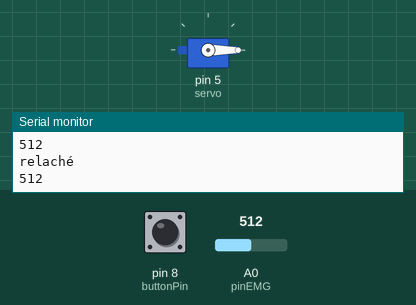
This sketch was run on a simulated Arduino Uno, built with avr-gcc and run on an emulated ATmega328P. On the bench: servo, the last lines printed to the serial monitor. Inputs (shaded band) come from the test bench; at power-on: A0 (pinEMG) = 512, pin 8 (buttonPin) HIGH.

Above: at 1.2 s.
1.3 s: A0 (pinEMG) set to 685
2.8 s: A0 (pinEMG) set to 719
At 4.0 s:
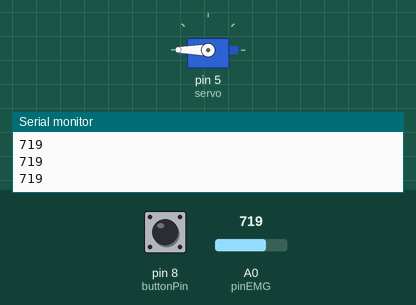
4.3 s: A0 (pinEMG) set to 690
At 4.7 s:
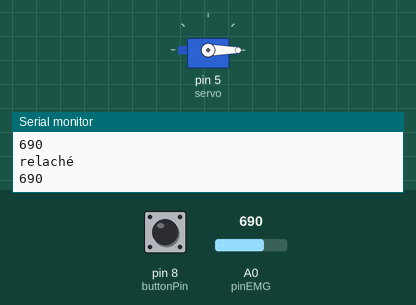
7.4 s: A0 (pinEMG) set to 710
At 8.0 s:
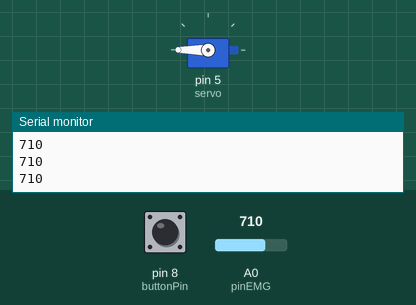
Timing chart, 0 to 9.9 s (numbered marks = the images above; inputs shaded):
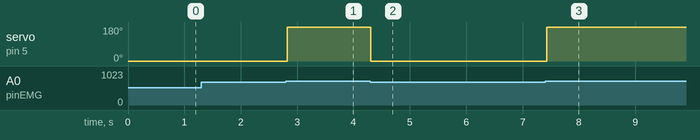

The sketch:

global.ino
```cpp
#include <Servo.h>
Servo servo;

// Déclaration des constantes
const int pinEMG = A0;      // Pin sur lequel est connecté le capteur EMG
const int seuil = 700;     // Seuil pour déclencher un changement d'état
const unsigned long tau = 1000;     // Délai d'attente en millisecondes à définir
int etat = 0;       // Etat initial, 0 = inactif, 1 = actif

// init bouton
const int buttonPin = 8; // Pin où le bouton est connecté
int buttonState = 0;     // Variable pour lire l'état du bouton

void setup() {
  pinMode(buttonPin, INPUT_PULLUP); // Configurer le pin avec pull-up interne
  Serial.begin(9600); // Initialiser la communication série
  servo.attach(5); // connexion servo pin 5
  servo.write(0);
}

void loop() {
  buttonState = digitalRead(buttonPin); // Lire l'état du bouton

  // Le bouton est pressé v1
  if (buttonState == LOW) {
    Serial.println("pressé");

    int valeurEMG = analogRead(pinEMG);   // Lecture de la valeur du capteur EMG
      Serial.println(valeurEMG);

    if (valeurEMG > seuil ) {    //seuil dépassé + temps d'attente respecté
      if (etat == 0){   //conditionne le changement d'état
        etat = 1;
        servo.write(180);
        delay(tau);     //attente pour ne pas bouclé sur la même contraction
      }
      else if (etat == 1){   //conditionne le changement d'état
        etat = 0;
        servo.write(0);
        delay(tau);     //attente pour ne pas bouclé sur la même contraction
      }
  }

  } else { //bouton relaché v2
    Serial.println("relaché");

    int valeurEMG = analogRead(pinEMG);   // Lecture de la valeur du capteur EMG
    Serial.println(valeurEMG);

    while(valeurEMG > seuil){
      servo.write(180);
      etat=1;
      valeurEMG = analogRead(pinEMG);
      Serial.println(valeurEMG);
    }
    etat=0;
    servo.write(0);
  }

  delay(50); // Petit délai pour éviter les rebonds
}
```

Measured:
- the behaviour switches between 700 and 701 on A0 (pinEMG) (found by bisection; images 0 and 1)
- after the input at 2.8 s, servo on pin 5 (servo): 0° → 180° at once
- after the input at 4.3 s, servo on pin 5 (servo): 180° → 0° at once
- after the input at 7.4 s, servo on pin 5 (servo): 0° → 180° at once
